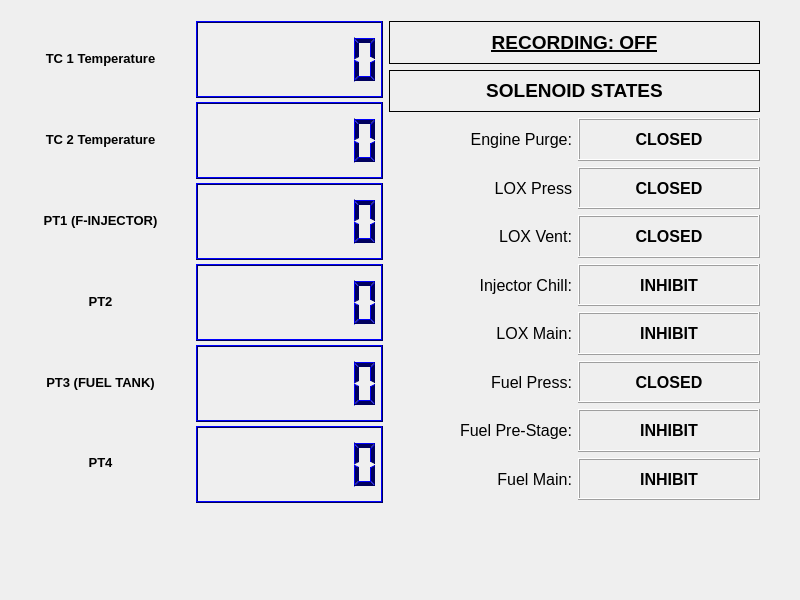
<?xml version="1.0" encoding="UTF-8"?>
<ui version="4.0">
 <class>Dialog</class>
 <widget class="QDialog" name="Dialog">
  <property name="geometry">
   <rect>
    <x>0</x>
    <y>0</y>
    <width>800</width>
    <height>600</height>
   </rect>
  </property>
  <property name="font">
   <font>
    <weight>50</weight>
    <bold>false</bold>
   </font>
  </property>
  <property name="windowTitle">
   <string>Dialog</string>
  </property>
  <widget class="QWidget" name="">
   <property name="geometry">
    <rect>
     <x>0</x>
     <y>10</y>
     <width>771</width>
     <height>501</height>
    </rect>
   </property>
   <layout class="QHBoxLayout" name="horizontalLayout">
    <item>
     <layout class="QVBoxLayout" name="Readouts">
      <item>
       <layout class="QHBoxLayout" name="Thermocouple1">
        <property name="sizeConstraint">
         <enum>QLayout::SetFixedSize</enum>
        </property>
        <item>
         <widget class="QLabel" name="temp_label">
          <property name="font">
           <font>
            <pointsize>10</pointsize>
            <weight>75</weight>
            <bold>true</bold>
           </font>
          </property>
          <property name="text">
           <string>&lt;html&gt;&lt;head/&gt;&lt;body&gt;&lt;p&gt;TC 1 Temperature&lt;/p&gt;&lt;/body&gt;&lt;/html&gt;</string>
          </property>
          <property name="alignment">
           <set>Qt::AlignCenter</set>
          </property>
         </widget>
        </item>
        <item>
         <widget class="QLCDNumber" name="temp1_display">
          <property name="minimumSize">
           <size>
            <width>187</width>
            <height>77</height>
           </size>
          </property>
          <property name="palette">
           <palette>
            <active>
             <colorrole role="WindowText">
              <brush brushstyle="SolidPattern">
               <color alpha="255">
                <red>0</red>
                <green>0</green>
                <blue>94</blue>
               </color>
              </brush>
             </colorrole>
             <colorrole role="Light">
              <brush brushstyle="SolidPattern">
               <color alpha="255">
                <red>0</red>
                <green>0</green>
                <blue>255</blue>
               </color>
              </brush>
             </colorrole>
             <colorrole role="Dark">
              <brush brushstyle="SolidPattern">
               <color alpha="255">
                <red>0</red>
                <green>0</green>
                <blue>94</blue>
               </color>
              </brush>
             </colorrole>
             <colorrole role="Text">
              <brush brushstyle="SolidPattern">
               <color alpha="255">
                <red>60</red>
                <green>60</green>
                <blue>60</blue>
               </color>
              </brush>
             </colorrole>
             <colorrole role="ButtonText">
              <brush brushstyle="SolidPattern">
               <color alpha="255">
                <red>76</red>
                <green>76</green>
                <blue>76</blue>
               </color>
              </brush>
             </colorrole>
            </active>
            <inactive>
             <colorrole role="WindowText">
              <brush brushstyle="SolidPattern">
               <color alpha="255">
                <red>0</red>
                <green>0</green>
                <blue>94</blue>
               </color>
              </brush>
             </colorrole>
             <colorrole role="Light">
              <brush brushstyle="SolidPattern">
               <color alpha="255">
                <red>0</red>
                <green>0</green>
                <blue>255</blue>
               </color>
              </brush>
             </colorrole>
             <colorrole role="Dark">
              <brush brushstyle="SolidPattern">
               <color alpha="255">
                <red>0</red>
                <green>0</green>
                <blue>94</blue>
               </color>
              </brush>
             </colorrole>
             <colorrole role="Text">
              <brush brushstyle="SolidPattern">
               <color alpha="255">
                <red>60</red>
                <green>60</green>
                <blue>60</blue>
               </color>
              </brush>
             </colorrole>
             <colorrole role="ButtonText">
              <brush brushstyle="SolidPattern">
               <color alpha="255">
                <red>76</red>
                <green>76</green>
                <blue>76</blue>
               </color>
              </brush>
             </colorrole>
            </inactive>
            <disabled>
             <colorrole role="WindowText">
              <brush brushstyle="SolidPattern">
               <color alpha="255">
                <red>0</red>
                <green>0</green>
                <blue>94</blue>
               </color>
              </brush>
             </colorrole>
             <colorrole role="Light">
              <brush brushstyle="SolidPattern">
               <color alpha="255">
                <red>0</red>
                <green>0</green>
                <blue>255</blue>
               </color>
              </brush>
             </colorrole>
             <colorrole role="Dark">
              <brush brushstyle="SolidPattern">
               <color alpha="255">
                <red>0</red>
                <green>0</green>
                <blue>94</blue>
               </color>
              </brush>
             </colorrole>
             <colorrole role="Text">
              <brush brushstyle="SolidPattern">
               <color alpha="255">
                <red>0</red>
                <green>0</green>
                <blue>94</blue>
               </color>
              </brush>
             </colorrole>
             <colorrole role="ButtonText">
              <brush brushstyle="SolidPattern">
               <color alpha="255">
                <red>0</red>
                <green>0</green>
                <blue>94</blue>
               </color>
              </brush>
             </colorrole>
            </disabled>
           </palette>
          </property>
          <property name="digitCount">
           <number>7</number>
          </property>
         </widget>
        </item>
       </layout>
      </item>
      <item>
       <layout class="QHBoxLayout" name="Thermocouple2">
        <item>
         <widget class="QLabel" name="temp_label_2">
          <property name="font">
           <font>
            <pointsize>10</pointsize>
            <weight>75</weight>
            <bold>true</bold>
           </font>
          </property>
          <property name="text">
           <string>&lt;html&gt;&lt;head/&gt;&lt;body&gt;&lt;p&gt;TC 2 Temperature&lt;/p&gt;&lt;/body&gt;&lt;/html&gt;</string>
          </property>
          <property name="alignment">
           <set>Qt::AlignCenter</set>
          </property>
         </widget>
        </item>
        <item>
         <widget class="QLCDNumber" name="temp2_display">
          <property name="minimumSize">
           <size>
            <width>187</width>
            <height>77</height>
           </size>
          </property>
          <property name="palette">
           <palette>
            <active>
             <colorrole role="WindowText">
              <brush brushstyle="SolidPattern">
               <color alpha="255">
                <red>0</red>
                <green>0</green>
                <blue>94</blue>
               </color>
              </brush>
             </colorrole>
             <colorrole role="Light">
              <brush brushstyle="SolidPattern">
               <color alpha="255">
                <red>0</red>
                <green>0</green>
                <blue>255</blue>
               </color>
              </brush>
             </colorrole>
             <colorrole role="Dark">
              <brush brushstyle="SolidPattern">
               <color alpha="255">
                <red>0</red>
                <green>0</green>
                <blue>94</blue>
               </color>
              </brush>
             </colorrole>
             <colorrole role="Text">
              <brush brushstyle="SolidPattern">
               <color alpha="255">
                <red>60</red>
                <green>60</green>
                <blue>60</blue>
               </color>
              </brush>
             </colorrole>
             <colorrole role="ButtonText">
              <brush brushstyle="SolidPattern">
               <color alpha="255">
                <red>76</red>
                <green>76</green>
                <blue>76</blue>
               </color>
              </brush>
             </colorrole>
            </active>
            <inactive>
             <colorrole role="WindowText">
              <brush brushstyle="SolidPattern">
               <color alpha="255">
                <red>0</red>
                <green>0</green>
                <blue>94</blue>
               </color>
              </brush>
             </colorrole>
             <colorrole role="Light">
              <brush brushstyle="SolidPattern">
               <color alpha="255">
                <red>0</red>
                <green>0</green>
                <blue>255</blue>
               </color>
              </brush>
             </colorrole>
             <colorrole role="Dark">
              <brush brushstyle="SolidPattern">
               <color alpha="255">
                <red>0</red>
                <green>0</green>
                <blue>94</blue>
               </color>
              </brush>
             </colorrole>
             <colorrole role="Text">
              <brush brushstyle="SolidPattern">
               <color alpha="255">
                <red>60</red>
                <green>60</green>
                <blue>60</blue>
               </color>
              </brush>
             </colorrole>
             <colorrole role="ButtonText">
              <brush brushstyle="SolidPattern">
               <color alpha="255">
                <red>76</red>
                <green>76</green>
                <blue>76</blue>
               </color>
              </brush>
             </colorrole>
            </inactive>
            <disabled>
             <colorrole role="WindowText">
              <brush brushstyle="SolidPattern">
               <color alpha="255">
                <red>0</red>
                <green>0</green>
                <blue>94</blue>
               </color>
              </brush>
             </colorrole>
             <colorrole role="Light">
              <brush brushstyle="SolidPattern">
               <color alpha="255">
                <red>0</red>
                <green>0</green>
                <blue>255</blue>
               </color>
              </brush>
             </colorrole>
             <colorrole role="Dark">
              <brush brushstyle="SolidPattern">
               <color alpha="255">
                <red>0</red>
                <green>0</green>
                <blue>94</blue>
               </color>
              </brush>
             </colorrole>
             <colorrole role="Text">
              <brush brushstyle="SolidPattern">
               <color alpha="255">
                <red>0</red>
                <green>0</green>
                <blue>94</blue>
               </color>
              </brush>
             </colorrole>
             <colorrole role="ButtonText">
              <brush brushstyle="SolidPattern">
               <color alpha="255">
                <red>0</red>
                <green>0</green>
                <blue>94</blue>
               </color>
              </brush>
             </colorrole>
            </disabled>
           </palette>
          </property>
          <property name="digitCount">
           <number>7</number>
          </property>
         </widget>
        </item>
       </layout>
      </item>
      <item>
       <layout class="QHBoxLayout" name="OxTankPressure">
        <item>
         <widget class="QLabel" name="temp_label_3">
          <property name="font">
           <font>
            <pointsize>10</pointsize>
            <weight>75</weight>
            <bold>true</bold>
           </font>
          </property>
          <property name="text">
           <string>&lt;html&gt;&lt;head/&gt;&lt;body&gt;&lt;p&gt;PT1 (F-INJECTOR)&lt;/p&gt;&lt;/body&gt;&lt;/html&gt;</string>
          </property>
          <property name="alignment">
           <set>Qt::AlignCenter</set>
          </property>
         </widget>
        </item>
        <item>
         <widget class="QLCDNumber" name="pressure1_display">
          <property name="minimumSize">
           <size>
            <width>187</width>
            <height>77</height>
           </size>
          </property>
          <property name="palette">
           <palette>
            <active>
             <colorrole role="WindowText">
              <brush brushstyle="SolidPattern">
               <color alpha="255">
                <red>0</red>
                <green>0</green>
                <blue>94</blue>
               </color>
              </brush>
             </colorrole>
             <colorrole role="Light">
              <brush brushstyle="SolidPattern">
               <color alpha="255">
                <red>0</red>
                <green>0</green>
                <blue>255</blue>
               </color>
              </brush>
             </colorrole>
             <colorrole role="Dark">
              <brush brushstyle="SolidPattern">
               <color alpha="255">
                <red>0</red>
                <green>0</green>
                <blue>94</blue>
               </color>
              </brush>
             </colorrole>
             <colorrole role="Text">
              <brush brushstyle="SolidPattern">
               <color alpha="255">
                <red>60</red>
                <green>60</green>
                <blue>60</blue>
               </color>
              </brush>
             </colorrole>
             <colorrole role="ButtonText">
              <brush brushstyle="SolidPattern">
               <color alpha="255">
                <red>76</red>
                <green>76</green>
                <blue>76</blue>
               </color>
              </brush>
             </colorrole>
            </active>
            <inactive>
             <colorrole role="WindowText">
              <brush brushstyle="SolidPattern">
               <color alpha="255">
                <red>0</red>
                <green>0</green>
                <blue>94</blue>
               </color>
              </brush>
             </colorrole>
             <colorrole role="Light">
              <brush brushstyle="SolidPattern">
               <color alpha="255">
                <red>0</red>
                <green>0</green>
                <blue>255</blue>
               </color>
              </brush>
             </colorrole>
             <colorrole role="Dark">
              <brush brushstyle="SolidPattern">
               <color alpha="255">
                <red>0</red>
                <green>0</green>
                <blue>94</blue>
               </color>
              </brush>
             </colorrole>
             <colorrole role="Text">
              <brush brushstyle="SolidPattern">
               <color alpha="255">
                <red>60</red>
                <green>60</green>
                <blue>60</blue>
               </color>
              </brush>
             </colorrole>
             <colorrole role="ButtonText">
              <brush brushstyle="SolidPattern">
               <color alpha="255">
                <red>76</red>
                <green>76</green>
                <blue>76</blue>
               </color>
              </brush>
             </colorrole>
            </inactive>
            <disabled>
             <colorrole role="WindowText">
              <brush brushstyle="SolidPattern">
               <color alpha="255">
                <red>0</red>
                <green>0</green>
                <blue>94</blue>
               </color>
              </brush>
             </colorrole>
             <colorrole role="Light">
              <brush brushstyle="SolidPattern">
               <color alpha="255">
                <red>0</red>
                <green>0</green>
                <blue>255</blue>
               </color>
              </brush>
             </colorrole>
             <colorrole role="Dark">
              <brush brushstyle="SolidPattern">
               <color alpha="255">
                <red>0</red>
                <green>0</green>
                <blue>94</blue>
               </color>
              </brush>
             </colorrole>
             <colorrole role="Text">
              <brush brushstyle="SolidPattern">
               <color alpha="255">
                <red>0</red>
                <green>0</green>
                <blue>94</blue>
               </color>
              </brush>
             </colorrole>
             <colorrole role="ButtonText">
              <brush brushstyle="SolidPattern">
               <color alpha="255">
                <red>0</red>
                <green>0</green>
                <blue>94</blue>
               </color>
              </brush>
             </colorrole>
            </disabled>
           </palette>
          </property>
          <property name="digitCount">
           <number>7</number>
          </property>
         </widget>
        </item>
       </layout>
      </item>
      <item>
       <layout class="QHBoxLayout" name="FuelTankPressure">
        <item>
         <widget class="QLabel" name="temp_label_4">
          <property name="font">
           <font>
            <pointsize>10</pointsize>
            <weight>75</weight>
            <bold>true</bold>
           </font>
          </property>
          <property name="text">
           <string>&lt;html&gt;&lt;head/&gt;&lt;body&gt;&lt;p&gt;PT2&lt;/p&gt;&lt;/body&gt;&lt;/html&gt;</string>
          </property>
          <property name="alignment">
           <set>Qt::AlignCenter</set>
          </property>
         </widget>
        </item>
        <item>
         <widget class="QLCDNumber" name="pressure2_display">
          <property name="minimumSize">
           <size>
            <width>187</width>
            <height>77</height>
           </size>
          </property>
          <property name="palette">
           <palette>
            <active>
             <colorrole role="WindowText">
              <brush brushstyle="SolidPattern">
               <color alpha="255">
                <red>0</red>
                <green>0</green>
                <blue>94</blue>
               </color>
              </brush>
             </colorrole>
             <colorrole role="Light">
              <brush brushstyle="SolidPattern">
               <color alpha="255">
                <red>0</red>
                <green>0</green>
                <blue>255</blue>
               </color>
              </brush>
             </colorrole>
             <colorrole role="Dark">
              <brush brushstyle="SolidPattern">
               <color alpha="255">
                <red>0</red>
                <green>0</green>
                <blue>94</blue>
               </color>
              </brush>
             </colorrole>
             <colorrole role="Text">
              <brush brushstyle="SolidPattern">
               <color alpha="255">
                <red>60</red>
                <green>60</green>
                <blue>60</blue>
               </color>
              </brush>
             </colorrole>
             <colorrole role="ButtonText">
              <brush brushstyle="SolidPattern">
               <color alpha="255">
                <red>76</red>
                <green>76</green>
                <blue>76</blue>
               </color>
              </brush>
             </colorrole>
            </active>
            <inactive>
             <colorrole role="WindowText">
              <brush brushstyle="SolidPattern">
               <color alpha="255">
                <red>0</red>
                <green>0</green>
                <blue>94</blue>
               </color>
              </brush>
             </colorrole>
             <colorrole role="Light">
              <brush brushstyle="SolidPattern">
               <color alpha="255">
                <red>0</red>
                <green>0</green>
                <blue>255</blue>
               </color>
              </brush>
             </colorrole>
             <colorrole role="Dark">
              <brush brushstyle="SolidPattern">
               <color alpha="255">
                <red>0</red>
                <green>0</green>
                <blue>94</blue>
               </color>
              </brush>
             </colorrole>
             <colorrole role="Text">
              <brush brushstyle="SolidPattern">
               <color alpha="255">
                <red>60</red>
                <green>60</green>
                <blue>60</blue>
               </color>
              </brush>
             </colorrole>
             <colorrole role="ButtonText">
              <brush brushstyle="SolidPattern">
               <color alpha="255">
                <red>76</red>
                <green>76</green>
                <blue>76</blue>
               </color>
              </brush>
             </colorrole>
            </inactive>
            <disabled>
             <colorrole role="WindowText">
              <brush brushstyle="SolidPattern">
               <color alpha="255">
                <red>0</red>
                <green>0</green>
                <blue>94</blue>
               </color>
              </brush>
             </colorrole>
             <colorrole role="Light">
              <brush brushstyle="SolidPattern">
               <color alpha="255">
                <red>0</red>
                <green>0</green>
                <blue>255</blue>
               </color>
              </brush>
             </colorrole>
             <colorrole role="Dark">
              <brush brushstyle="SolidPattern">
               <color alpha="255">
                <red>0</red>
                <green>0</green>
                <blue>94</blue>
               </color>
              </brush>
             </colorrole>
             <colorrole role="Text">
              <brush brushstyle="SolidPattern">
               <color alpha="255">
                <red>0</red>
                <green>0</green>
                <blue>94</blue>
               </color>
              </brush>
             </colorrole>
             <colorrole role="ButtonText">
              <brush brushstyle="SolidPattern">
               <color alpha="255">
                <red>0</red>
                <green>0</green>
                <blue>94</blue>
               </color>
              </brush>
             </colorrole>
            </disabled>
           </palette>
          </property>
          <property name="digitCount">
           <number>7</number>
          </property>
         </widget>
        </item>
       </layout>
      </item>
      <item>
       <layout class="QHBoxLayout" name="OxPressure">
        <item>
         <widget class="QLabel" name="temp_label_6">
          <property name="font">
           <font>
            <pointsize>10</pointsize>
            <weight>75</weight>
            <bold>true</bold>
           </font>
          </property>
          <property name="text">
           <string>&lt;html&gt;&lt;head/&gt;&lt;body&gt;&lt;p&gt;PT3 (FUEL TANK)&lt;/p&gt;&lt;/body&gt;&lt;/html&gt;</string>
          </property>
          <property name="alignment">
           <set>Qt::AlignCenter</set>
          </property>
         </widget>
        </item>
        <item>
         <widget class="QLCDNumber" name="pressure3_display">
          <property name="minimumSize">
           <size>
            <width>187</width>
            <height>77</height>
           </size>
          </property>
          <property name="palette">
           <palette>
            <active>
             <colorrole role="WindowText">
              <brush brushstyle="SolidPattern">
               <color alpha="255">
                <red>0</red>
                <green>0</green>
                <blue>94</blue>
               </color>
              </brush>
             </colorrole>
             <colorrole role="Light">
              <brush brushstyle="SolidPattern">
               <color alpha="255">
                <red>0</red>
                <green>0</green>
                <blue>255</blue>
               </color>
              </brush>
             </colorrole>
             <colorrole role="Dark">
              <brush brushstyle="SolidPattern">
               <color alpha="255">
                <red>0</red>
                <green>0</green>
                <blue>94</blue>
               </color>
              </brush>
             </colorrole>
             <colorrole role="Text">
              <brush brushstyle="SolidPattern">
               <color alpha="255">
                <red>60</red>
                <green>60</green>
                <blue>60</blue>
               </color>
              </brush>
             </colorrole>
             <colorrole role="ButtonText">
              <brush brushstyle="SolidPattern">
               <color alpha="255">
                <red>76</red>
                <green>76</green>
                <blue>76</blue>
               </color>
              </brush>
             </colorrole>
            </active>
            <inactive>
             <colorrole role="WindowText">
              <brush brushstyle="SolidPattern">
               <color alpha="255">
                <red>0</red>
                <green>0</green>
                <blue>94</blue>
               </color>
              </brush>
             </colorrole>
             <colorrole role="Light">
              <brush brushstyle="SolidPattern">
               <color alpha="255">
                <red>0</red>
                <green>0</green>
                <blue>255</blue>
               </color>
              </brush>
             </colorrole>
             <colorrole role="Dark">
              <brush brushstyle="SolidPattern">
               <color alpha="255">
                <red>0</red>
                <green>0</green>
                <blue>94</blue>
               </color>
              </brush>
             </colorrole>
             <colorrole role="Text">
              <brush brushstyle="SolidPattern">
               <color alpha="255">
                <red>60</red>
                <green>60</green>
                <blue>60</blue>
               </color>
              </brush>
             </colorrole>
             <colorrole role="ButtonText">
              <brush brushstyle="SolidPattern">
               <color alpha="255">
                <red>76</red>
                <green>76</green>
                <blue>76</blue>
               </color>
              </brush>
             </colorrole>
            </inactive>
            <disabled>
             <colorrole role="WindowText">
              <brush brushstyle="SolidPattern">
               <color alpha="255">
                <red>0</red>
                <green>0</green>
                <blue>94</blue>
               </color>
              </brush>
             </colorrole>
             <colorrole role="Light">
              <brush brushstyle="SolidPattern">
               <color alpha="255">
                <red>0</red>
                <green>0</green>
                <blue>255</blue>
               </color>
              </brush>
             </colorrole>
             <colorrole role="Dark">
              <brush brushstyle="SolidPattern">
               <color alpha="255">
                <red>0</red>
                <green>0</green>
                <blue>94</blue>
               </color>
              </brush>
             </colorrole>
             <colorrole role="Text">
              <brush brushstyle="SolidPattern">
               <color alpha="255">
                <red>0</red>
                <green>0</green>
                <blue>94</blue>
               </color>
              </brush>
             </colorrole>
             <colorrole role="ButtonText">
              <brush brushstyle="SolidPattern">
               <color alpha="255">
                <red>0</red>
                <green>0</green>
                <blue>94</blue>
               </color>
              </brush>
             </colorrole>
            </disabled>
           </palette>
          </property>
          <property name="digitCount">
           <number>7</number>
          </property>
         </widget>
        </item>
       </layout>
      </item>
      <item>
       <layout class="QHBoxLayout" name="FuelPressure">
        <item>
         <widget class="QLabel" name="temp_label_5">
          <property name="font">
           <font>
            <pointsize>10</pointsize>
            <weight>75</weight>
            <bold>true</bold>
           </font>
          </property>
          <property name="text">
           <string>&lt;html&gt;&lt;head/&gt;&lt;body&gt;&lt;p&gt;PT4&lt;/p&gt;&lt;/body&gt;&lt;/html&gt;</string>
          </property>
          <property name="alignment">
           <set>Qt::AlignCenter</set>
          </property>
         </widget>
        </item>
        <item>
         <widget class="QLCDNumber" name="pressure4_display">
          <property name="minimumSize">
           <size>
            <width>187</width>
            <height>77</height>
           </size>
          </property>
          <property name="palette">
           <palette>
            <active>
             <colorrole role="WindowText">
              <brush brushstyle="SolidPattern">
               <color alpha="255">
                <red>0</red>
                <green>0</green>
                <blue>94</blue>
               </color>
              </brush>
             </colorrole>
             <colorrole role="Light">
              <brush brushstyle="SolidPattern">
               <color alpha="255">
                <red>0</red>
                <green>0</green>
                <blue>255</blue>
               </color>
              </brush>
             </colorrole>
             <colorrole role="Dark">
              <brush brushstyle="SolidPattern">
               <color alpha="255">
                <red>0</red>
                <green>0</green>
                <blue>94</blue>
               </color>
              </brush>
             </colorrole>
             <colorrole role="Text">
              <brush brushstyle="SolidPattern">
               <color alpha="255">
                <red>60</red>
                <green>60</green>
                <blue>60</blue>
               </color>
              </brush>
             </colorrole>
             <colorrole role="ButtonText">
              <brush brushstyle="SolidPattern">
               <color alpha="255">
                <red>76</red>
                <green>76</green>
                <blue>76</blue>
               </color>
              </brush>
             </colorrole>
            </active>
            <inactive>
             <colorrole role="WindowText">
              <brush brushstyle="SolidPattern">
               <color alpha="255">
                <red>0</red>
                <green>0</green>
                <blue>94</blue>
               </color>
              </brush>
             </colorrole>
             <colorrole role="Light">
              <brush brushstyle="SolidPattern">
               <color alpha="255">
                <red>0</red>
                <green>0</green>
                <blue>255</blue>
               </color>
              </brush>
             </colorrole>
             <colorrole role="Dark">
              <brush brushstyle="SolidPattern">
               <color alpha="255">
                <red>0</red>
                <green>0</green>
                <blue>94</blue>
               </color>
              </brush>
             </colorrole>
             <colorrole role="Text">
              <brush brushstyle="SolidPattern">
               <color alpha="255">
                <red>60</red>
                <green>60</green>
                <blue>60</blue>
               </color>
              </brush>
             </colorrole>
             <colorrole role="ButtonText">
              <brush brushstyle="SolidPattern">
               <color alpha="255">
                <red>76</red>
                <green>76</green>
                <blue>76</blue>
               </color>
              </brush>
             </colorrole>
            </inactive>
            <disabled>
             <colorrole role="WindowText">
              <brush brushstyle="SolidPattern">
               <color alpha="255">
                <red>0</red>
                <green>0</green>
                <blue>94</blue>
               </color>
              </brush>
             </colorrole>
             <colorrole role="Light">
              <brush brushstyle="SolidPattern">
               <color alpha="255">
                <red>0</red>
                <green>0</green>
                <blue>255</blue>
               </color>
              </brush>
             </colorrole>
             <colorrole role="Dark">
              <brush brushstyle="SolidPattern">
               <color alpha="255">
                <red>0</red>
                <green>0</green>
                <blue>94</blue>
               </color>
              </brush>
             </colorrole>
             <colorrole role="Text">
              <brush brushstyle="SolidPattern">
               <color alpha="255">
                <red>0</red>
                <green>0</green>
                <blue>94</blue>
               </color>
              </brush>
             </colorrole>
             <colorrole role="ButtonText">
              <brush brushstyle="SolidPattern">
               <color alpha="255">
                <red>0</red>
                <green>0</green>
                <blue>94</blue>
               </color>
              </brush>
             </colorrole>
            </disabled>
           </palette>
          </property>
          <property name="digitCount">
           <number>7</number>
          </property>
         </widget>
        </item>
       </layout>
      </item>
     </layout>
    </item>
    <item>
     <layout class="QVBoxLayout" name="SolenoidStates">
      <property name="sizeConstraint">
       <enum>QLayout::SetFixedSize</enum>
      </property>
      <property name="bottomMargin">
       <number>0</number>
      </property>
      <item>
       <widget class="QLabel" name="recordingLabel">
        <property name="font">
         <font>
          <pointsize>14</pointsize>
          <weight>75</weight>
          <bold>true</bold>
          <underline>true</underline>
         </font>
        </property>
        <property name="frameShape">
         <enum>QFrame::Panel</enum>
        </property>
        <property name="text">
         <string>RECORDING: OFF</string>
        </property>
        <property name="textFormat">
         <enum>Qt::PlainText</enum>
        </property>
        <property name="alignment">
         <set>Qt::AlignCenter</set>
        </property>
       </widget>
      </item>
      <item>
       <widget class="QLabel" name="StateTitle">
        <property name="font">
         <font>
          <pointsize>14</pointsize>
          <weight>75</weight>
          <italic>false</italic>
          <bold>true</bold>
         </font>
        </property>
        <property name="autoFillBackground">
         <bool>false</bool>
        </property>
        <property name="frameShape">
         <enum>QFrame::Box</enum>
        </property>
        <property name="frameShadow">
         <enum>QFrame::Plain</enum>
        </property>
        <property name="text">
         <string>SOLENOID STATES</string>
        </property>
        <property name="textFormat">
         <enum>Qt::RichText</enum>
        </property>
        <property name="alignment">
         <set>Qt::AlignCenter</set>
        </property>
       </widget>
      </item>
      <item>
       <layout class="QHBoxLayout" name="EnginePurge">
        <property name="sizeConstraint">
         <enum>QLayout::SetFixedSize</enum>
        </property>
        <item>
         <widget class="QLabel" name="EnginePurgeLabel">
          <property name="font">
           <font>
            <pointsize>12</pointsize>
           </font>
          </property>
          <property name="text">
           <string>Engine Purge:</string>
          </property>
          <property name="alignment">
           <set>Qt::AlignRight|Qt::AlignTrailing|Qt::AlignVCenter</set>
          </property>
         </widget>
        </item>
        <item>
         <widget class="QLabel" name="EnginePurgeState">
          <property name="enabled">
           <bool>true</bool>
          </property>
          <property name="font">
           <font>
            <pointsize>12</pointsize>
            <weight>75</weight>
            <bold>true</bold>
           </font>
          </property>
          <property name="frameShape">
           <enum>QFrame::Box</enum>
          </property>
          <property name="frameShadow">
           <enum>QFrame::Raised</enum>
          </property>
          <property name="text">
           <string>CLOSED</string>
          </property>
          <property name="alignment">
           <set>Qt::AlignCenter</set>
          </property>
         </widget>
        </item>
       </layout>
      </item>
      <item>
       <layout class="QHBoxLayout" name="LOXPress">
        <item>
         <widget class="QLabel" name="LOXPressLabel">
          <property name="font">
           <font>
            <pointsize>12</pointsize>
           </font>
          </property>
          <property name="text">
           <string>LOX Press</string>
          </property>
          <property name="alignment">
           <set>Qt::AlignRight|Qt::AlignTrailing|Qt::AlignVCenter</set>
          </property>
         </widget>
        </item>
        <item>
         <widget class="QLabel" name="LOXPressState">
          <property name="font">
           <font>
            <pointsize>12</pointsize>
            <weight>75</weight>
            <bold>true</bold>
           </font>
          </property>
          <property name="frameShape">
           <enum>QFrame::Box</enum>
          </property>
          <property name="frameShadow">
           <enum>QFrame::Raised</enum>
          </property>
          <property name="text">
           <string>CLOSED</string>
          </property>
          <property name="alignment">
           <set>Qt::AlignCenter</set>
          </property>
         </widget>
        </item>
       </layout>
      </item>
      <item>
       <layout class="QHBoxLayout" name="LOXVent">
        <item>
         <widget class="QLabel" name="LOXVentLabel">
          <property name="font">
           <font>
            <pointsize>12</pointsize>
           </font>
          </property>
          <property name="text">
           <string>LOX Vent:</string>
          </property>
          <property name="alignment">
           <set>Qt::AlignRight|Qt::AlignTrailing|Qt::AlignVCenter</set>
          </property>
         </widget>
        </item>
        <item>
         <widget class="QLabel" name="LOXVentState">
          <property name="font">
           <font>
            <pointsize>12</pointsize>
            <weight>75</weight>
            <bold>true</bold>
           </font>
          </property>
          <property name="frameShape">
           <enum>QFrame::Box</enum>
          </property>
          <property name="frameShadow">
           <enum>QFrame::Raised</enum>
          </property>
          <property name="text">
           <string>CLOSED</string>
          </property>
          <property name="alignment">
           <set>Qt::AlignCenter</set>
          </property>
         </widget>
        </item>
       </layout>
      </item>
      <item>
       <layout class="QHBoxLayout" name="InjectorChill">
        <item>
         <widget class="QLabel" name="InjectorChillLabel">
          <property name="font">
           <font>
            <pointsize>12</pointsize>
           </font>
          </property>
          <property name="text">
           <string>Injector Chill:</string>
          </property>
          <property name="alignment">
           <set>Qt::AlignRight|Qt::AlignTrailing|Qt::AlignVCenter</set>
          </property>
         </widget>
        </item>
        <item>
         <widget class="QLabel" name="InjectorChillState">
          <property name="font">
           <font>
            <pointsize>12</pointsize>
            <weight>75</weight>
            <bold>true</bold>
           </font>
          </property>
          <property name="frameShape">
           <enum>QFrame::Box</enum>
          </property>
          <property name="frameShadow">
           <enum>QFrame::Raised</enum>
          </property>
          <property name="text">
           <string>INHIBIT</string>
          </property>
          <property name="alignment">
           <set>Qt::AlignCenter</set>
          </property>
         </widget>
        </item>
       </layout>
      </item>
      <item>
       <layout class="QHBoxLayout" name="LOXMain">
        <item>
         <widget class="QLabel" name="LOXMainLabel">
          <property name="font">
           <font>
            <pointsize>12</pointsize>
           </font>
          </property>
          <property name="text">
           <string>LOX Main:</string>
          </property>
          <property name="alignment">
           <set>Qt::AlignRight|Qt::AlignTrailing|Qt::AlignVCenter</set>
          </property>
         </widget>
        </item>
        <item>
         <widget class="QLabel" name="LOXMainState">
          <property name="font">
           <font>
            <pointsize>12</pointsize>
            <weight>75</weight>
            <bold>true</bold>
           </font>
          </property>
          <property name="frameShape">
           <enum>QFrame::Box</enum>
          </property>
          <property name="frameShadow">
           <enum>QFrame::Raised</enum>
          </property>
          <property name="text">
           <string>INHIBIT</string>
          </property>
          <property name="alignment">
           <set>Qt::AlignCenter</set>
          </property>
         </widget>
        </item>
       </layout>
      </item>
      <item>
       <layout class="QHBoxLayout" name="FuelPress">
        <item>
         <widget class="QLabel" name="FuelPressLabel">
          <property name="font">
           <font>
            <pointsize>12</pointsize>
           </font>
          </property>
          <property name="text">
           <string>Fuel Press:</string>
          </property>
          <property name="alignment">
           <set>Qt::AlignRight|Qt::AlignTrailing|Qt::AlignVCenter</set>
          </property>
         </widget>
        </item>
        <item>
         <widget class="QLabel" name="FuelPressState">
          <property name="font">
           <font>
            <pointsize>12</pointsize>
            <weight>75</weight>
            <bold>true</bold>
           </font>
          </property>
          <property name="frameShape">
           <enum>QFrame::Box</enum>
          </property>
          <property name="frameShadow">
           <enum>QFrame::Raised</enum>
          </property>
          <property name="text">
           <string>CLOSED</string>
          </property>
          <property name="alignment">
           <set>Qt::AlignCenter</set>
          </property>
         </widget>
        </item>
       </layout>
      </item>
      <item>
       <layout class="QHBoxLayout" name="FuelPre">
        <item>
         <widget class="QLabel" name="FuelPreLabel">
          <property name="font">
           <font>
            <pointsize>12</pointsize>
           </font>
          </property>
          <property name="text">
           <string>Fuel Pre-Stage:</string>
          </property>
          <property name="alignment">
           <set>Qt::AlignRight|Qt::AlignTrailing|Qt::AlignVCenter</set>
          </property>
         </widget>
        </item>
        <item>
         <widget class="QLabel" name="FuelPreState">
          <property name="font">
           <font>
            <pointsize>12</pointsize>
            <weight>75</weight>
            <bold>true</bold>
           </font>
          </property>
          <property name="frameShape">
           <enum>QFrame::Box</enum>
          </property>
          <property name="frameShadow">
           <enum>QFrame::Raised</enum>
          </property>
          <property name="text">
           <string>INHIBIT</string>
          </property>
          <property name="alignment">
           <set>Qt::AlignCenter</set>
          </property>
         </widget>
        </item>
       </layout>
      </item>
      <item>
       <layout class="QHBoxLayout" name="FuelMain">
        <item>
         <widget class="QLabel" name="FuelMainLabel">
          <property name="font">
           <font>
            <pointsize>12</pointsize>
           </font>
          </property>
          <property name="text">
           <string>Fuel Main:</string>
          </property>
          <property name="alignment">
           <set>Qt::AlignRight|Qt::AlignTrailing|Qt::AlignVCenter</set>
          </property>
         </widget>
        </item>
        <item>
         <widget class="QLabel" name="FuelMainState">
          <property name="font">
           <font>
            <pointsize>12</pointsize>
            <weight>75</weight>
            <bold>true</bold>
           </font>
          </property>
          <property name="frameShape">
           <enum>QFrame::Box</enum>
          </property>
          <property name="frameShadow">
           <enum>QFrame::Raised</enum>
          </property>
          <property name="text">
           <string>INHIBIT</string>
          </property>
          <property name="alignment">
           <set>Qt::AlignCenter</set>
          </property>
         </widget>
        </item>
       </layout>
      </item>
     </layout>
    </item>
   </layout>
  </widget>
 </widget>
 <layoutdefault spacing="6" margin="11"/>
 <resources/>
 <connections/>
</ui>
